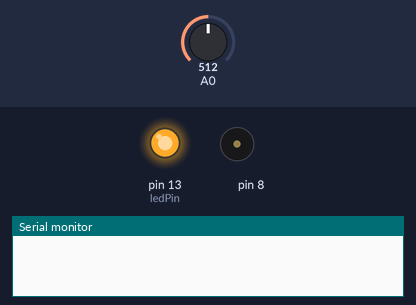
A sketch run on a simulated Arduino Uno, built with avr-gcc and run on an emulated ATmega328P. On the bench: output pins drawn as LEDs (lit = HIGH), buzzer (waves = sounding), the last lines printed to the serial monitor. The test bench sets the inputs (shaded band); at power-on: A0 = 512.

Above: at 0.1 s.
At 6.2 s:
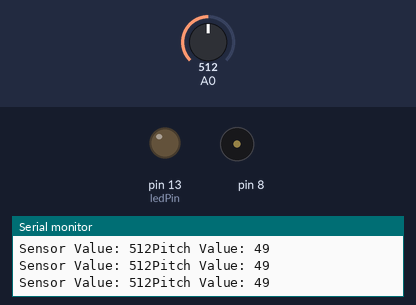
6.3 s: A0 set to 105
At 7.1 s:
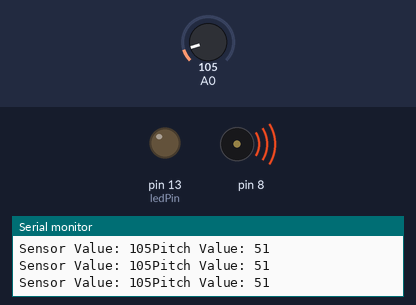
9.3 s: A0 set to 92
12.3 s: A0 set to 122
18.3 s: A0 set to 0
27.3 s: A0 set to 8
30.3 s: A0 set to 11
Timing chart, 0 to 80.8 s (numbered marks = the images above; inputs shaded):
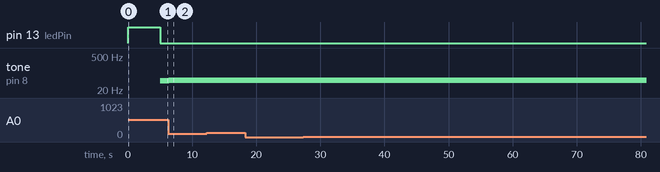

The sketch:

project06_light-theremin.ino
```cpp
// Create variables for calibrating the sensor
int sensorValue;
int sensorLow = 1023;
int sensorHigh = 0;

// Name a constant for your calibration indicator
const int ledPin = 13;

void setup() {

  // Set the digital pin direction and turn it high
  pinMode(ledPin, OUTPUT);
  digitalWrite(ledPin, HIGH);

  // Use a while() loop for calibration
  while (millis() < 5000) {
    // Compare sensor values for calibration
    sensorValue = analogRead(A0);
    if (sensorValue > sensorHigh) {
      sensorHigh = sensorValue;
    }
    if (sensorValue < sensorLow) {
      sensorLow = sensorValue;
    }
  }

  // Indicate calibrations has finished
  digitalWrite(ledPin, LOW);

  // Initialize a serial port
  Serial.begin(9600);

}

void loop() {
  // Read and store the sensor value
  sensorValue = analogRead(A0);
  Serial.print("Sensor Value: ");
  Serial.print(sensorValue);

  // Map the sensor value to a frequency
  int pitch = map(sensorValue, sensorLow, sensorHigh, 50, 4000);
  Serial.print("Pitch Value: ");
  Serial.println(pitch);

  // Play the frequency
  tone(8, pitch, 20);

  // Delay for 10 ms to allow sound time to play
  delay(10);

}
```

Measured:
- by itself, tone on pin 8: alternates 51 Hz for 0.02 s and silent for 0.01 s
